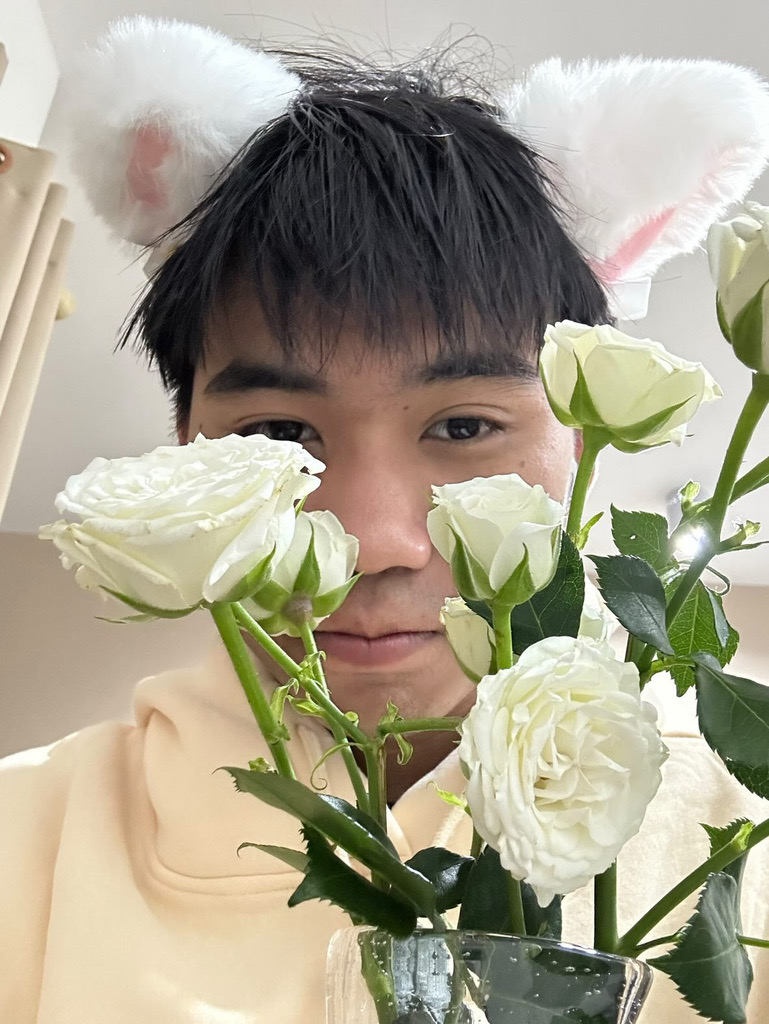
#> input picture css496/tenten.jpeg, 769 x 1024 px
$ python grey_level_resolution.py   (older library calls are emulated)
#> lines starting #> are read from the running program, lines starting #| are printed output that depends on the picture
import numpy as np
import matplotlib.pyplot as plt
import matplotlib.image as mpimg

def adjust_grey_level_resolution(image, levels):

    max_value = image.max()
    min_value = image.min()
    normalized_image = (image - min_value) / (max_value - min_value)


    quantized_image = (normalized_image * (levels-1)).astype(np.int)
    adjusted_image = quantized_image / (levels-1)

    return adjusted_image


image_path = 'tenten.jpeg'
image = mpimg.imread(image_path)
#> image is the input picture: shape (1024, 769, 3); mean R, G, B 167.8, 161.6, 142


if len(image.shape) == 3 and image.shape[2] > 1:
    image = np.mean(image, axis=-1)
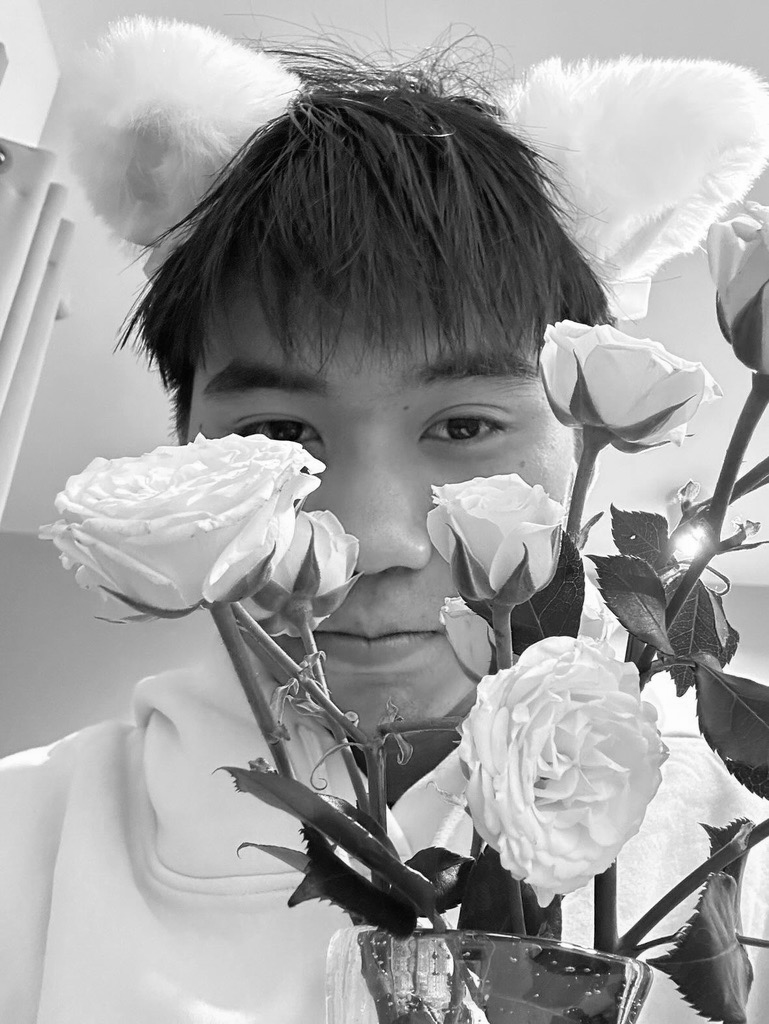
#> image: shape (1024, 769) float64; min 0, max 255, mean 157.1


fig, axs = plt.subplots(1, 11, figsize=(15, 5))


axs[10].imshow(image, cmap='gray')
axs[10].set_title("Original")
axs[10].axis('off')

for i in range(10, 1, -1):
    adjusted_image = adjust_grey_level_resolution(image, i)
    axs[10-i].imshow(adjusted_image, cmap='gray')
    axs[10-i].set_title(f"{i} Levels")
    axs[10-i].axis('off')
#> this loop made 9 passes
#> pass 1, in adjust_grey_level_resolution, `quantized_image = (normalized_image * (levels-1)).astype(np.int)`:
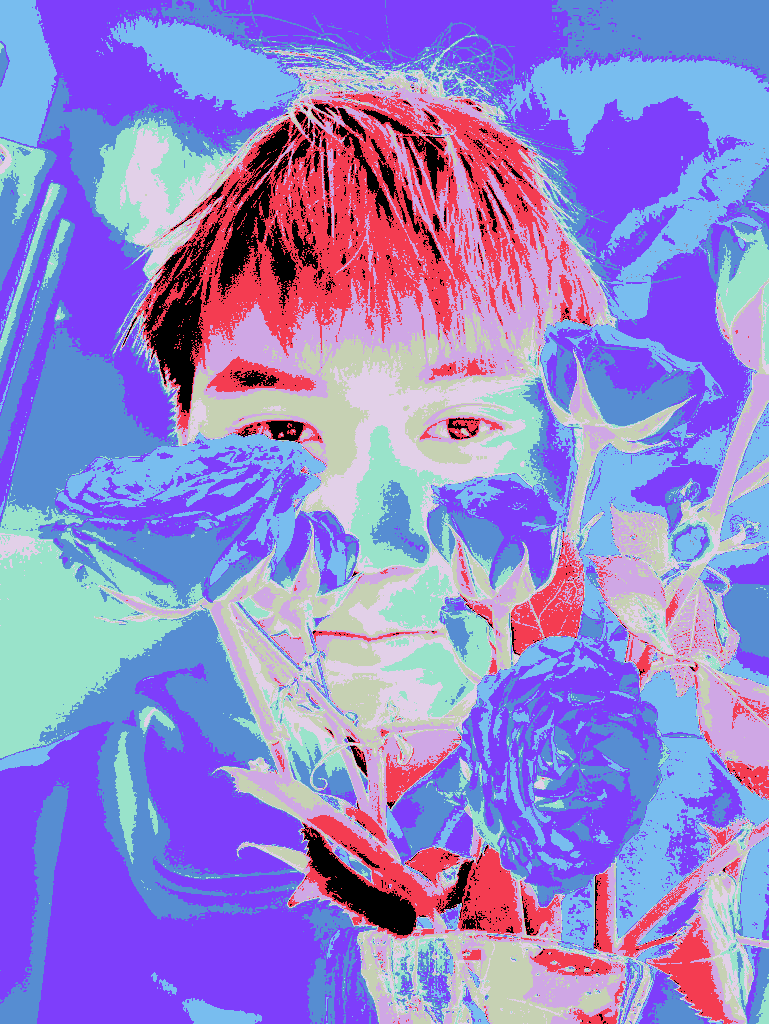
#> quantized_image: shape (1024, 769) int64; 10 distinct labels, from 0 to 9; one colour per label, 0 black
#> pass 1, in adjust_grey_level_resolution, `adjusted_image = quantized_image / (levels-1)`:
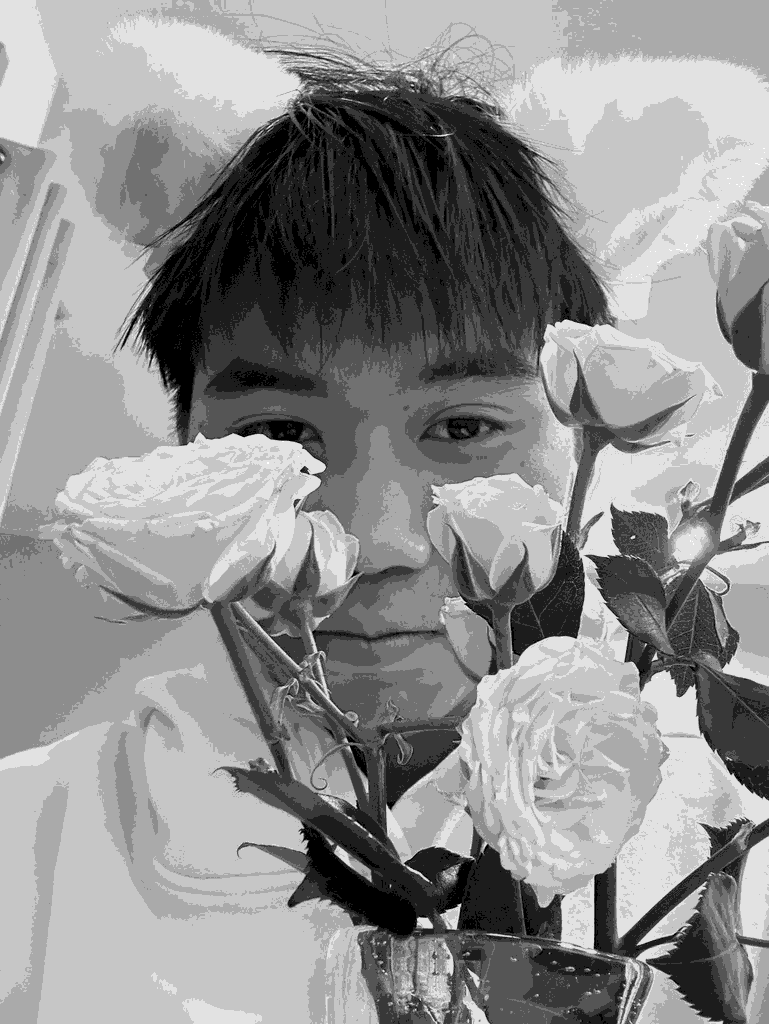
#> adjusted_image: shape (1024, 769) float64; min 0, max 1, mean 0.561
#> pass 2, in adjust_grey_level_resolution (call 2), `quantized_image = (normalized_image * (levels-1)).astype(np.int)`:
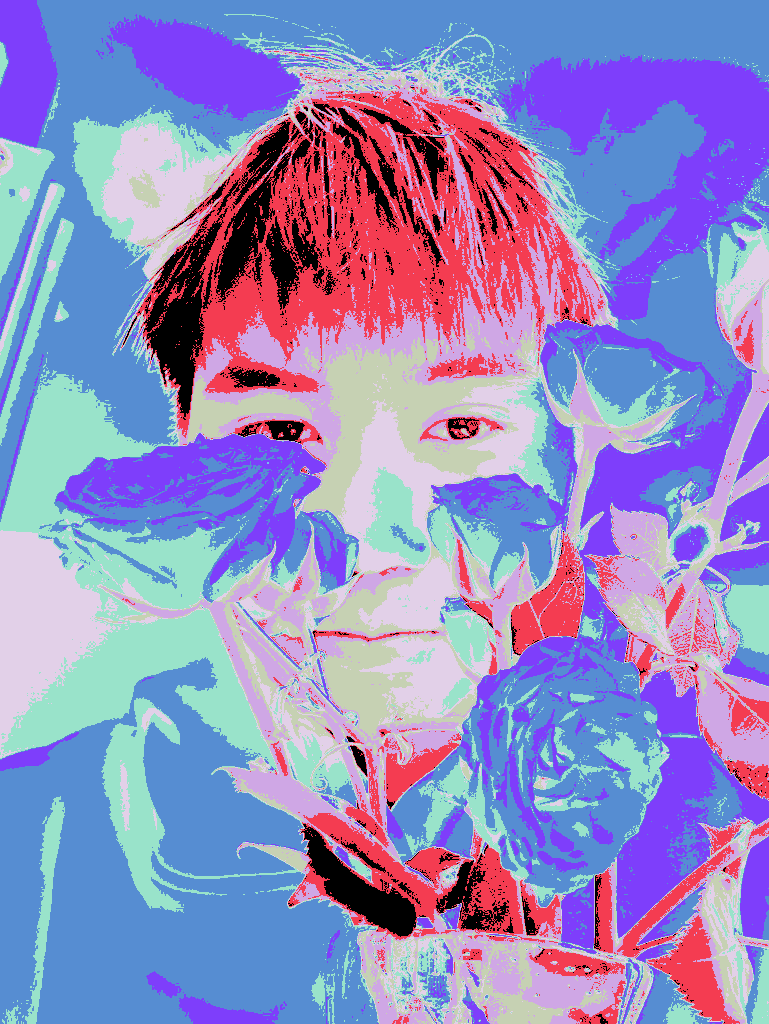
#> quantized_image: shape (1024, 769) int64; 9 distinct labels, from 0 to 8; one colour per label, 0 black

plt.tight_layout()
plt.show()
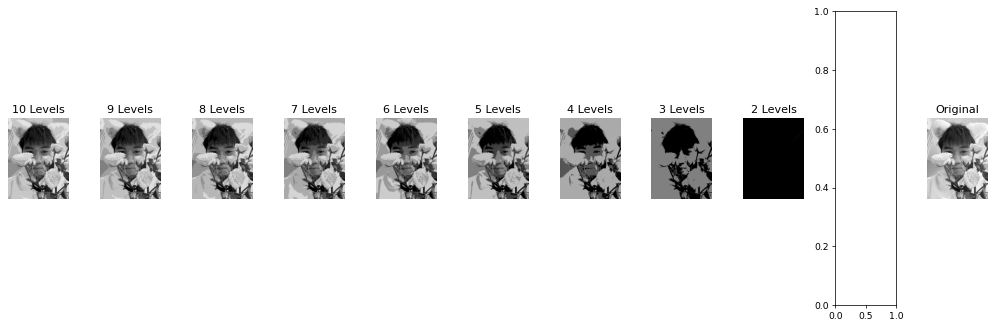
#> figure drawn by matplotlib, 10 panels
